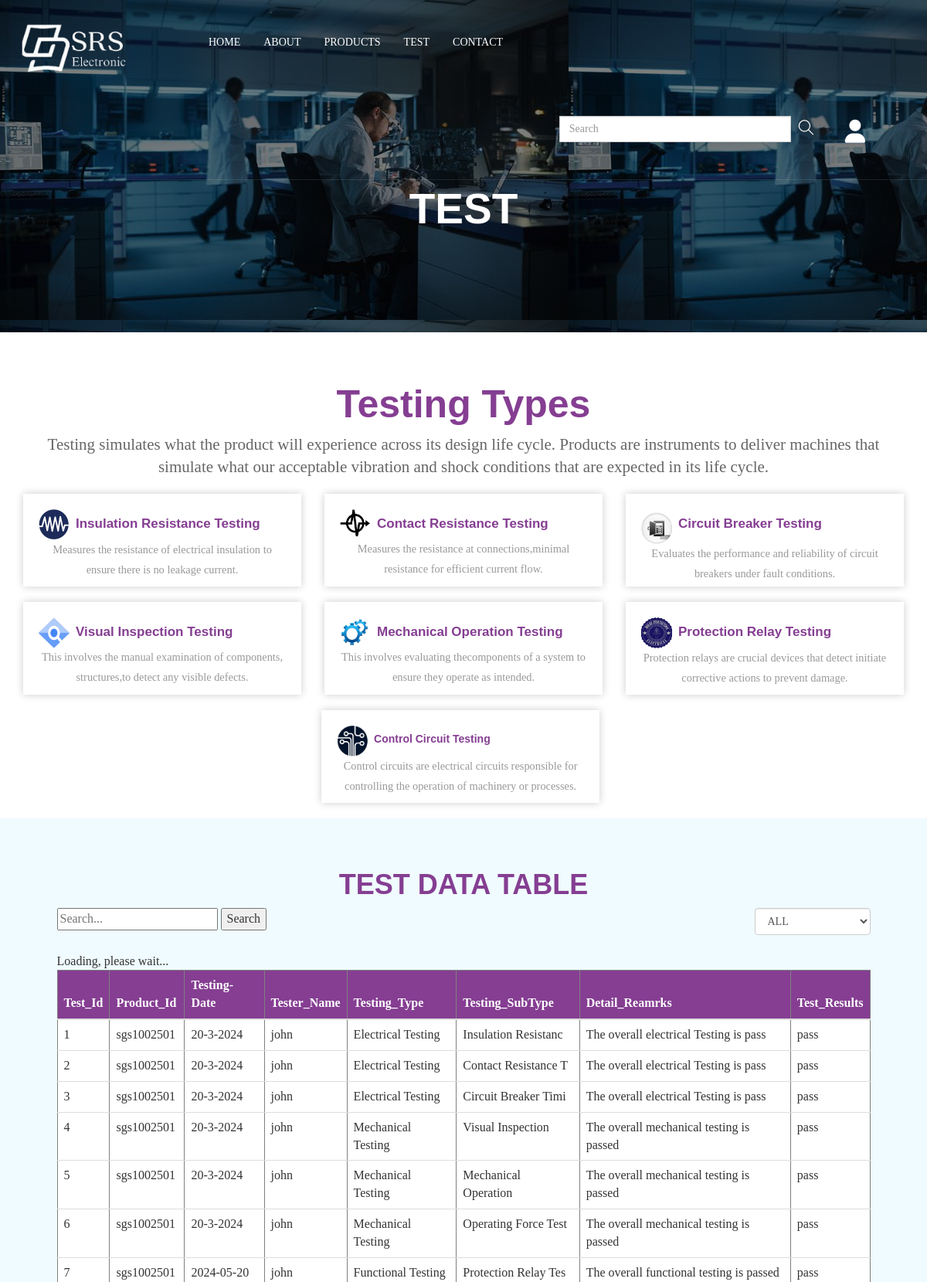
The page /testes.php (upper part) on the database its author committed.
### tables this page shows
CREATE TABLE `tests` (
  `test_id` bigint(20) NOT NULL,
  `product_id` varchar(10) DEFAULT NULL,
  `test_date` varchar(20) DEFAULT NULL,
  `tester_name` varchar(20) DEFAULT NULL,
  `test_revise` int(11) NOT NULL,
  `detailed_remarks` varchar(50) DEFAULT NULL,
  `test_type` varchar(20) DEFAULT NULL,
  `test_subtype` varchar(20) DEFAULT NULL,
  `test_results` varchar(10) DEFAULT NULL
);

### testes.php (the view, shortened to what this page needs)
<!DOCTYPE html>
<html lang="en">
<head>
    <link href="https://cdnjs.cloudflare.com/ajax/libs/font-awesome/6.5.2/css/all.min.css" rel="stylesheet">
    <link href="assets/css/themify-icons.css" rel="stylesheet">
    <link href="assets/css/flaticon.css" rel="stylesheet">
    <link href="assets/css/bootstrap.min.css" rel="stylesheet">
    <link href="assets/css/animate.css" rel="stylesheet">
    <link href="assets/css/owl.carousel.css" rel="stylesheet">
    <link href="assets/css/owl.theme.css" rel="stylesheet">
    <link href="assets/css/slick.css" rel="stylesheet">
    <link href="assets/css/slick-theme.css" rel="stylesheet">
    <link href="assets/css/swiper.min.css" rel="stylesheet">
    <link href="assets/css/odometer-theme-default.css" rel="stylesheet">
    <link href="assets/css/owl.transitions.css" rel="stylesheet">
    <link href="assets/css/jquery.fancybox.css" rel="stylesheet">
    <link href="assets/css/style.css" rel="stylesheet">
</head>
<body>
    <div class="page-wrapper">
        <header id="header" class="site-header header-style-1">
    <nav class="navigation navbar navbar-default">
        <div class="container-fluid">
            <div class="navbar-header">
                <a class="navbar-brand" ><img src="assets/images/logo.png" alt></a>
            </div>
            <div id="navbar" class="navbar-collapse collapse navigation-holder">
                <ul class="nav navbar-nav">
                    <li class="menu-item-has-children">
                        <a href="index.html">Home</a>
                    </li>
                    <li><a href="about.html">About</a></li>
                    <li class="menu-item-has-children">
                        <a href="product.php">Products</a>
                    </li>
                    <li class="menu-item-has-children">
                        <a href="testes.php">TEST</a>
                    </li>
                    <li><a href="contact.php">Contact</a></li>
                </ul>
                <ul class="nav navbar-nav navbar-right">
                    <li class="search-bar">
                        <form class="navbar-form" role="search">
                            <div class="form-group">
                                <input type="text" class="form-control" placeholder="Search">
                            </div>
                            <button type="submit" class="btn btn-default"><i class="ti-search"></i></button>
                        </form>
                    </li>
                        <li class="dropdown">
                        <a href="admin\login.php">
                            <span class="profile-emoji"><i class="fa fa-user" aria-hidden="true"></i></span>
                        </a>
                    </li>
            </nav>
        </header>
        <section class="page-title" style="background-image: linear-gradient(rgba(0,0,0,0.5),rgba(0,0,0,0.5)),url(assets/images/page-tittle.jpg);">
            <div class="container">
                <div class="row">
                    <div class="col col-xs-12">
                        <h2>TEST</h2>
                    </div>
                </div>
            </div>
        </section>
       <br><br>
        <header class="container">
        <h1 class="text-center my-5" style="font-size:50px">Testing Types</h1>
        <p class="lead text-center">
            Testing simulates what the product will experience across its design life cycle. Products are instruments to deliver machines that simulate what our acceptable vibration and shock conditions that are expected in its life cycle.
        </p>
    </header>
    <main class="container">
        <center>
        <div class="row">
            <div class="col-md-4">
                <div class="card mb-4">
                    <div class="card-body">
                      <div class="body" style="display:flex;"><img src="assets/images/in1.png" style="heigth:18px;width:40px;">&nbsp;&nbsp;<h5 class="card-title" style="font-size:17px">Insulation Resistance Testing</h5></div>
                        <p class="card-text">Measures the resistance of electrical insulation to ensure there is no leakage current.</p>
                    </div>
                </div>
            </div>
            <div class="col-md-4">
                <div class="card mb-4">
                    <div class="card-body">
                    <div class="body" style="display:flex;"><img src="assets/images/in2.png" style="heigth:18px;width:40px;">&nbsp;&nbsp;  <h5 class="card-title" style="font-size:17px">Contact Resistance Testing</h5></div>
                        <p class="card-text">Measures the resistance at connections,minimal resistance for efficient current flow.</p>
                    </div>
                </div>
            </div>
            <div class="col-md-4">
                <div class="card mb-4">
                    <div class="card-body">
                    <div class="body" style="display:flex;"><img src="assets/images/in7.png" style="heigth:18px;width:40px;">&nbsp;&nbsp;<h5 class="card-title" style="font-size:17px">Circuit Breaker Testing</h5></div>
                        <p class="card-text">Evaluates the performance and reliability of circuit breakers under fault conditions.</p>
                    </div>
                </div>
            </div>
            <div class="col-md-4">
                <div class="card mb-4">
                    <div class="card-body">
                    <div class="body" style="display:flex;"><img src="assets/images/in4.png" style="heigth:18px;width:40px;">&nbsp;&nbsp;<h5 class="card-title" style="font-size:17px">Visual Inspection Testing</h5></div>
                        <p class="card-text">This involves the manual examination of components, structures,to detect any visible defects. </p>
                    </div>
                </div>
            </div>
            <div class="col-md-4">
                <div class="card mb-4">
                    <div class="card-body">
                    <div class="body" style="display:flex;"><img src="assets/images/in5.png" style="heigth:18px;width:40px;">&nbsp;&nbsp;<h5 class="card-title" style="font-size:17px">Mechanical Operation Testing</h5></div>
                        <p class="card-text">This involves evaluating thecomponents of a system to ensure they operate as intended.</p>
                    </div>
                </div>
            </div>
            <div class="col-md-4">
                <div class="card mb-4">
                    <div class="card-body">
                    <div class="body" style="display:flex;"><img src="assets/images/in3.png" style="heigth:8px;width:40px;">&nbsp;&nbsp;<h5 class="card-title" style="font-size:17px">Protection Relay Testing </h5></div>
                        <p class="card-text">Protection relays are crucial devices that detect  initiate corrective actions to prevent damage.</p>
                    </div>
                </div>
            </div>
            <div class="col-md-4" id="last-card">
                <div class="card mb-4">
                    <div class="card-body">
                    <div class="body" style="display:flex;"><img src="assets/images/in6.png" style="heigth:18px;width:40px;">&nbsp;&nbsp;<h5 class="card-title" style="font-size:1Zpx">Control Circuit Testing </h5></div>
                        <p class="card-text">Control circuits are electrical circuits responsible for controlling the operation of machinery or processes.</p>
                    </div>
                </div>
            </div>
        </div>
    </main>
    <div class="data-table-area mg-b-15" style="background-color:#f0fbff;">
        <div class="container-fluid">
            <div class="row">
                <div class="col-lg-12 col-md-12 col-sm-12 col-xs-12">
                    <div class="sparkline13-list">
                        <div class="sparkline13-hd">
                            <div class="main-sparkline13-hd">
                                <br><br>
                             <center>   <h1>TEST DATA TABLE </h1></center>
                            </div>
                        </div>
                        <div class="custom-table-container">
                        <div class="sparkline13-graph">
                            <div class="datatable-dashv1-list custom-datatable-overright">
                                        <div id="toolbar" style="display:flex;">
                                        <form action="" method="GET" id="search">
                                            <input type="text" name="search" placeholder="Search...">
                                            <button type="submit">Search</button>
                                        </form>
                                    <div class="right" style="margin-left:auto;right:0;display:flex;">
                                    <form action="" method="GET" id="filter-form">
                                        <select class="form-control dt-tb" name="test_type" onchange="document.getElementById('filter-form').submit()" style="width:150px;">
                                            <option value="all">ALL</option>
                                        </select>
                                    </form>
                                    </div>
                                </div>
                                <br>
                                <?php
                                    include('database-connection.php');
if(isset($_GET['search'])) {
    $search = $_GET['search'];
    $query = "SELECT * FROM tests WHERE test_id LIKE '%$search%' OR product_id LIKE '%$search%' OR test_date LIKE '%$search%' OR tester_name LIKE '%$search%' OR test_results LIKE '%$search%' OR test_type LIKE '%$search%' OR test_subtype LIKE '%$search%'";
} elseif (isset($_GET['test_type']) && $_GET['test_type'] != 'all') {
    $test_type = $_GET['test_type'];
    $query = "SELECT * FROM tests WHERE test_type = '$test_type'";
} else {
    $query = "SELECT * FROM tests";
}
$row = mysqli_query($conn, $query);
$totalrow = mysqli_num_rows($row);
if ($totalrow != 0) {
    ?>
                                <table id="table" data-toggle="table"  border="1" style="background-color:white;" >
                                    <thead>
                                    <tr>
                                        <th>Test_Id</th>
                                        <th>Product_Id</th>
                                        <th>Testing-Date</th>
                                        <th>Tester_Name</th>
                                        <th>Testing_Type</th>
                                        <th>Testing_SubType</th>
                                        <th>Detail_Reamrks</th>
                                        <th>Test_Results</th>
                                    </tr>
                                    </thead>
                                    <tbody>
                                    <?php
                                    while ($data = mysqli_fetch_assoc($row)) {
                                        echo "<tr>
                                        <td>" . $data['test_id'] . "</td>
                                        <td>" . $data['product_id'] . "</td>
                                        <td>" . $data['test_date'] . "</td>
                                        <td>" . $data['tester_name'] . "</td>
                                        <td>" . $data['test_type'] . "</td>
                                        <td>" . $data['test_subtype'] . "</td>
                                        <td>" . $data['detailed_remarks'] . "</td>
                                        <td>" . $data['test_results'] . "</td>
                                        </tr>";
                                    }
                                    ?>
                                    </tbody>
                                </table>
                                <br><br>
                            </div>
                        </div>
                    </div>
                </div>
            </div>
        </div>
    </div>
                                </div>
    <?php
} else {
    echo "No Records Found";
}
?>
    </div>
</body>
</html>

### assets/css/style.css (style rules this page uses)
html { font-size: 16px; }
body { font-family: 'Times New Roman', Times, serif; background-color: #fff; font-size: 16px; font-size: 1rem; -webkit-font-smoothing: antialiased; overflow-x: hidden; }
p { color: #777777; line-height: 1.8em; }
h1, h2, h3, h4, h5, h6 { font-family: "Poppins", sans-serif; font-weight: 600; color: #853e92; }
ul { list-style-type: none; padding-left: 0; margin: 0; }
a { text-decoration: none; -webkit-transition: all 0.2s; -moz-transition: all 0.2s; -o-transition: all 0.2s; -ms-transition: all 0.2s; transition: all 0.2s; }
img { max-width: 100%; }
.page-wrapper { position: relative; overflow: hidden; }
.page-title { width: 100%; height: 430px; position: relative; text-align: center; }
.page-title .container { height: 100%; display: table; }
@media screen and (min-width: 992px) { .page-title .container { padding-top: 100px; } }
.page-title .container > .row { vertical-align: middle; display: table-cell; }
.page-title h2 { font-size: 55px; font-size: 3.4375rem; font-weight: 900; color: #fff; margin: 0.5em 0 0.30em; }
.site-header .navigation { background-color: #fff; margin-bottom: 0; border: 0; -webkit-border-radius: 0; -moz-border-radius: 0; -o-border-radius: 0; -ms-border-radius: 0; border-radius: 0; }
.site-header #navbar { -webkit-transition: all 0.5s; -moz-transition: all 0.5s; -o-transition: all 0.5s; -ms-transition: all 0.5s; transition: all 0.5s; }
@media screen and (min-width: 992px) { .site-header #navbar li { position: relative; } }
@media screen and (min-width: 992px) { .site-header #navbar > ul > li > a { font-size: 16px; font-size: 1rem; } }
@media screen and (min-width: 992px) { .header-style-1, .header-style-2, .header-style-3 { width: 100%; position: absolute; left: 0; top: 0; z-index: 100; border-bottom: 1px solid rgba(255, 255, 255, 0.1); } }
@media screen and (min-width: 992px) { .header-style-1 .navigation, .header-style-2 .navigation, .header-style-3 .navigation { background: transparent; } }
@media screen and (min-width: 992px) { .header-style-1 .navbar-nav, .header-style-2 .navbar-nav, .header-style-3 .navbar-nav { margin-left: 60px; } }
@media screen and (min-width: 992px) { .header-style-1 #navbar > ul > li > a, .header-style-2 #navbar > ul > li > a, .header-style-3 #navbar > ul > li > a { font-size: 14px; font-size: 0.875rem; font-weight: 500; color: #fff; padding: 45px 15px; text-transform: uppercase; } }
.header-style-1 .container-fluid, .header-style-2 .container-fluid, .header-style-3 .container-fluid { position: relative; }
.header-style-1 .navbar-brand, .header-style-2 .navbar-brand, .header-style-3 .navbar-brand { margin-top: 15px; }
.header-style-1 .navbar-brand img, .header-style-2 .navbar-brand img, .header-style-3 .navbar-brand img { max-width: 165px; }
.navbar-form { margin-right: 0; display: flex; align-items: center; margin-top: 40px; }
.navbar-form .form-control { width: 300px; border-radius: 0; border: 1px solid #ccc; }
.navbar-form .btn { background: none; border: none; padding: 0 10px; color: white; }
.navbar-form .btn i { font-size: 20px; }
.profile-emoji { font-size: 30px; margin-right: 50px; margin-top: 25px; cursor: pointer; }
.sticky-header { width: 100%; position: fixed; left: 0; top: -200px; z-index: 9999; opacity: 0; -webkit-transition: all 0.7s; -moz-transition: all 0.7s; -o-transition: all 0.7s; -ms-transition: all 0.7s; transition: all 0.7s; }
.header-style-1 .sticky-header, .header-style-2 .sticky-header, .header-style-3 .sticky-header { background: #853e92; }
.datatable-dashv1-list .form-control { height:35px; }

### testes.php (style rules this page uses)
#last-card { margin-left:33%; }
table thead { background-color: #853e92; color: white; }
.custom-table-container { width: 90%; margin: 0 auto; }
h1 { font-size: 3.5rem; margin-bottom: 0.5rem; }
h2 { font-size: 2rem; }
h5 { font-size: 1rem; }
.lead { font-size: 1.2rem; color: #666; }
.card { margin-bottom: 20px; background-color:white; box-shadow: 0 0 10px rgba(0, 0, 0, 0.2); }
.card-body { padding: 20px; height:120px; }
.card-title { font-weight: bold; margin-bottom: 10px; }
.card-text { font-size: 0.9rem; color: #999; }

### rows shown on the page
tests: test_id "1", product "sgs1002501", test_date "20-3-2024", tester_name "john", test_type "Electrical Testing", test_subtype "Insulation Resistanc", detailed_remarks "The overall electrical Testing is pass", test_results "pass"
tests: test_id "2", product "sgs1002501", test_date "20-3-2024", tester_name "john", test_type "Electrical Testing", test_subtype "Contact Resistance T", detailed_remarks "The overall electrical Testing is pass", test_results "pass"
tests: test_id "3", product "sgs1002501", test_date "20-3-2024", tester_name "john", test_type "Electrical Testing", test_subtype "Circuit Breaker Timi", detailed_remarks "The overall electrical Testing is pass", test_results "pass"
tests: test_id "4", product "sgs1002501", test_date "20-3-2024", tester_name "john", test_type "Mechanical Testing", test_subtype "Visual Inspection", detailed_remarks "The overall mechanical testing is passed", test_results "pass"
tests: test_id "5", product "sgs1002501", test_date "20-3-2024", tester_name "john", test_type "Mechanical Testing", test_subtype "Mechanical Operation", detailed_remarks "The overall mechanical testing is passed", test_results "pass"
tests: test_id "6", product "sgs1002501", test_date "20-3-2024", tester_name "john", test_type "Mechanical Testing", test_subtype "Operating Force Test", detailed_remarks "The overall mechanical testing is passed", test_results "pass"
tests: test_id "7", product "sgs1002501", test_date "2024-05-20", tester_name "john", test_type "Functional Testing", test_subtype "Protection Relay Tes", detailed_remarks "The overall functional testing is passed", test_results "pass"
